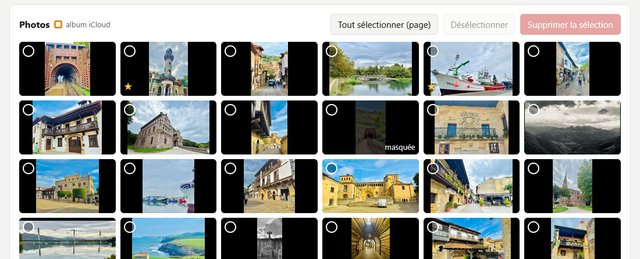
#> input picture docs/images/admin-galerie.jpg, 640 x 259 px, given in place of titre.png, which was not available
$ python make_video.py ../../docs/images/admin-galerie.jpg
#> lines starting #> are read from the running program, lines starting #| are printed output that depends on the picture; after the words box and inside, x2 and y2 are one past the last pixel; in counts of white or black regions, pixels touching at a corner belong together; pictures that were not available may be replaced by others from this repository, and a replacement may not be noted
"""Mode d'emploi vidéo du cadre : diapositives commentées (voix neuronale) en MP4, par langue.

Prérequis (PC Windows) : ffmpeg, Pillow, edge-tts (pip install edge-tts, Internet), et les visuels
de la langue (fr, en, es, de, pt, ro, ru, ar, zh) :
  python tools/video/shots.py http://<ip du cadre> build/video/shots-<langue> <langue>
    captures de l'admin (dont admin-complet.png, page entière, découpée par section :
    « fichier#n » ou « #n-m ») ;
  écrans du cadre : tools/video/screens.py <sortie> <langue> lancé sur le Pi
    -> build/video/ecrans-<langue>
Usage : python tools/video/make_video.py build/video [langue]
  -> build/video/cadre-photo-mode-d-emploi.mp4 (français) ou …-<langue>.mp4
Textes : SLIDES ci-dessous en français, tools/video/locales/<langue>.json pour les autres
(titre, points clés, narration de chaque diapositive, dans le même ordre).
"""
import json
import os
import subprocess
import sys

from PIL import Image, ImageDraw, ImageFilter, ImageFont

W, H = 1920, 1080
BG = (18, 18, 20)
TEXT = (235, 235, 235)
MUTED = (160, 160, 165)
ACCENT = (110, 170, 255)
FONTS = r"C:\Windows\Fonts"
# Voix neuronales Microsoft (edge-tts), une par langue.
VOICES = {"fr": "fr-FR-DeniseNeural", "en": "en-GB-SoniaNeural", "es": "es-ES-ElviraNeural",
          "de": "de-DE-KatjaNeural", "pt": "pt-PT-RaquelNeural", "ro": "ro-RO-AlinaNeural",
          "ru": "ru-RU-SvetlanaNeural", "ar": "ar-SA-ZariyahNeural", "zh": "zh-CN-XiaoxiaoNeural"}
RTL = {"ar"}  # titre et points clés alignés à droite, écrits de droite à gauche
# Polices (titre, texte) : Segoe UI n'a pas le chinois.
FACES = {"zh": ("msyhbd.ttc", "msyh.ttc")}
PAUSE = 0.9  # s de silence après chaque narration
LOCALES = os.path.join(os.path.dirname(os.path.abspath(__file__)), "locales")
# Les données personnelles des captures (lien de l'album, réseaux Wi-Fi) sont floutées par
# shots.py, quelle que soit la langue.

# (titre, visuels « dossier/fichier », points clés à l'écran, narration)
SLIDES = [
    ("Cadre photo", ["screens/titre.png"], ["Mode d'emploi"],
     "Bienvenue. Cette vidéo explique comment utiliser le cadre photo : l'allumer, le "
     "connecter au Wi-Fi, ajouter des photos et le piloter avec la télécommande de la télé."),
    ("Brancher et allumer", ["screens/demarrage.png"],
     ["Câble HDMI vers la télé", "Puis l'alimentation : démarrage automatique",
      "Photos au bout d'1 min 30 environ"],
     "Branchez le cadre sur la télé avec le câble HDMI, puis branchez son alimentation. Il n'a "
     "pas de bouton : il démarre tout seul. Au bout d'une demi-minute, cet écran apparaît. "
     "Comptez environ une minute et demie avant les premières photos."),
    ("Wi-Fi de la maison", ["screens/qr.png"],
     ["Connexion automatique", "QR code affiché 30 secondes", "Il mène à la page de gestion"],
     "Si le cadre connaît le Wi-Fi de la maison, il s'y connecte tout seul, puis affiche "
     "pendant trente secondes ce QR code. Il mène à la page de gestion des photos."),
    ("Premier Wi-Fi", ["screens/hotspot.png"],
     ["Aucun réseau connu : le cadre crée le sien", "Scanner le QR code avec le téléphone",
      "Mot de passe affiché à l'écran"],
     "S'il ne connaît aucun réseau, par exemple chez quelqu'un d'autre, le cadre crée son "
     "propre Wi-Fi, appelé Cadre Photo Setup. Scannez ce QR code avec votre téléphone pour "
     "vous y connecter. Le mot de passe change à chaque démarrage et reste affiché à l'écran."),
    ("Choisir le Wi-Fi", ["shots/portail-wifi.png"],
     ["La page s'ouvre toute seule", "Choisir le réseau, taper son mot de passe",
      "« Se connecter »"],
     "La page de configuration s'ouvre alors toute seule sur le téléphone. Choisissez le "
     "Wi-Fi de la maison, tapez son mot de passe et touchez Se connecter. Le cadre rejoint la "
     "maison, et le QR code de la page de gestion s'affiche à la télé."),
    ("La page de gestion", ["shots/admin-complet.png#0"],
     ["QR code de la télé, ou http://cadre.local", "Transition, durée, ordre aléatoire",
      "Réglages par thème : diaporama, photos, écran", "9 langues : page et cadre"],
     "Pour gérer le cadre, scannez le QR code affiché à la télé, ou tapez cadre point local "
     "dans le navigateur d'un téléphone ou d'un ordinateur connecté au même Wi-Fi. En haut de "
     "la page se trouvent les réglages : la transition entre les photos, la durée "
     "d'affichage, l'ordre aléatoire, la date et le lieu sur les photos, et la mise en veille la "
     "nuit. Ils sont rangés par thème : le diaporama, ce qui s'affiche sur les photos, et "
     "l'écran. La langue de la page se choisit en haut à droite, et celle du cadre dans les "
     "réglages de l'écran."),
    ("Ajouter des photos", ["shots/admin-photos.png"],
     ["Glisser les photos, ou toucher pour les choisir", "Visibles en quelques secondes",
      "Sélectionner puis « Supprimer la sélection »"],
     "Pour ajouter des photos, glissez-les dans la zone en pointillés, ou touchez-la pour les "
     "choisir sur votre téléphone. Elles arrivent dans la galerie et dans le diaporama "
     "quelques secondes plus tard. Pour en retirer, sélectionnez-les, puis touchez Supprimer "
     "la sélection."),
    ("Album iCloud partagé", ["shots/admin-haut.png"],
     ["iPhone : album partagé, « Site web public »", "Coller le lien dans la page de gestion",
      "Vérifié toutes les 30 minutes", "Photos de l'album entourées d'orange"],
     "Vous pouvez aussi relier un album partagé iCloud. Sur l'iPhone, ouvrez l'album, touchez "
     "l'icône des personnes et activez Site web public. Copiez ensuite le lien et collez-le "
     "dans la page de gestion. Le cadre vérifie l'album toutes les trente minutes, et ses "
     "photos sont entourées d'orange dans la galerie."),
    ("Les vidéos de l'album", ["shots/admin-photos.png"],
     ["Vidéos de l'album iCloud (2 min au plus)", "Préparées à leur arrivée : quelques minutes",
      "Réglages « Vidéos » et « Son des vidéos »", "Flèches : arrêt ; haut ou bas : pause"],
     "Les vidéos de l'album iCloud passent aussi dans le diaporama, avec le son. Le cadre les "
     "prépare à leur arrivée, ce qui prend quelques minutes ; en attendant, leur image "
     "s'affiche comme une photo. Dans la galerie, un triangle les signale. Les réglages Vidéos "
     "et Son des vidéos permettent de les couper. Pendant une vidéo, les flèches de la "
     "télécommande l'arrêtent, et haut ou bas la met en pause."),
    ("Pendant le diaporama", ["screens/photo.png"],
     ["Lieu et date de prise de vue en bas à droite", "« Afficher la date », « Afficher le lieu »",
      "Lieu : photos d'iPhone et album iCloud (WhatsApp l'efface)"],
     "Pendant le diaporama, le lieu et la date de prise de vue s'affichent en bas à droite de "
     "chaque photo. Chacun se règle dans la page de gestion. Le lieu est connu pour les photos "
     "prises avec un téléphone et pour celles de l'album iCloud, mais pas pour les photos "
     "reçues par WhatsApp, qui efface cette information."),
    ("Souvenirs et nouveautés", ["screens/ecran.png"],
     ["« Il y a 2 ans » : photos prises ce jour-là", "Étincelle : photo arrivée depuis 24 h",
      "Heure et météo en bas à gauche"],
     "Le cadre fait revivre vos souvenirs : les photos prises le même jour, les années "
     "passées, reviennent souvent, avec la mention Il y a deux ans. Une étincelle bleue signale "
     "les photos arrivées depuis moins d'un jour. Et si vous le souhaitez, l'heure et la météo "
     "s'affichent en bas à gauche, avec une petite icône."),
    ("Favoris et photos masquées", ["shots/admin-complet.png#4:430"],
     ["Étoile : favori, revient plus souvent", "Œil : masquée du diaporama, mais gardée",
      "Choisir : album, envois, favoris, période"],
     "Dans la galerie, l'étoile marque une photo favorite : elle revient plus souvent. L'œil "
     "masque une photo du diaporama sans la supprimer. Dans les réglages, vous pouvez aussi "
     "choisir ce qui défile : l'album iCloud, les photos envoyées, les favoris, ou une période."),
    ("Un message sur le cadre", ["shots/admin-complet.png#1", "screens/bandeau.png"],
     ["Section « Message sur le cadre »", "Bandeau sur les photos, ou écran entre elles",
      "Jusqu'à une date, ou « Retirer »"],
     "Pour une occasion, vous pouvez afficher un message sur le cadre. Dans la section Message "
     "sur le cadre, tapez votre texte, choisissez un bandeau en haut des photos ou un écran "
     "entre les photos, et éventuellement une date de fin. Touchez Afficher. Le message "
     "disparaît tout seul après cette date, ou quand vous touchez Retirer."),
    ("La télécommande de la télé", ["screens/pause.png"],
     ["→  photo suivante", "←  photo précédente", "↑ ou ↓  pause / reprise",
      "OK  QR code de la page de gestion"],
     "Si la télé le permet, sa télécommande pilote le cadre. Flèche droite : photo suivante. "
     "Flèche gauche : photo précédente. Flèche du haut ou du bas : pause, et de nouveau pour "
     "reprendre. Touche OK : le QR code de la page de gestion."),
    ("Éteindre et redémarrer", ["shots/admin-complet.png#8-9",
                                 "screens/extinction.png"],
     ["Boutons en bas de la page de gestion", "Débrancher quand la diode verte est éteinte",
      "Mot de passe de la page, si besoin"],
     "En bas de la page de gestion se trouvent les boutons Redémarrer et Éteindre. Avant de "
     "débrancher le cadre, éteignez-le ainsi et attendez que sa diode verte s'éteigne. C'est "
     "aussi là que vous pouvez protéger la page par un mot de passe."),
    ("Mettre à jour le cadre", ["shots/admin-complet.png#6"],
     ["« Rechercher une mise à jour », puis « Installer »", "Ou un fichier « .cadre » reçu",
      "Vérifié avant, contrôlé après", "Problème : ancienne version remise"],
     "Pour mettre le cadre à jour, ouvrez la page de gestion, section Mise à jour, et touchez "
     "Rechercher une mise à jour. Si une nouvelle version existe, touchez Installer cette "
     "version. Vous pouvez aussi installer un fichier point cadre reçu par message. Le cadre "
     "vérifie qu'elle vient bien de la personne qui s'en occupe, l'installe, puis contrôle "
     "que tout fonctionne ; au moindre problème, il remet l'ancienne version tout seul. "
     "Comptez trois minutes, la page vous tient au courant."),
    ("Envoyer un rapport", ["shots/admin-complet.png#7"],
     ["Section « Diagnostic »", "Cocher, choisir la période", "« Télécharger le rapport »",
      "L'envoyer par message"],
     "En cas de problème, la section Diagnostic prépare un rapport pour la personne qui "
     "s'occupe du cadre. Laissez les cases cochées, choisissez la période, puis touchez "
     "Télécharger le rapport, et envoyez-lui le fichier par message. Les mots de passe n'y "
     "figurent pas."),
    ("En cas de souci", ["screens/demarrage.png"],
     ["Ne répond plus : débrancher, rebrancher", "Wi-Fi perdu : il recrée son réseau",
      "Écran noir : vérifier l'entrée HDMI de la télé"],
     "En cas de souci : si le cadre ne répond plus, débranchez-le puis rebranchez-le ; il "
     "redémarre aussi tout seul s'il se bloque. S'il perd le Wi-Fi plus de deux minutes, il "
     "recrée son réseau de configuration. Et si l'écran reste noir, vérifiez que la télé est "
     "sur la bonne entrée HDMI."),
    ("Bon diaporama !", ["screens/titre.png"], [],
     "Voilà, vous savez tout. Bon diaporama !"),
]


def font(name, size):
    return ImageFont.truetype(os.path.join(FONTS, name), size)


def slides(lang):
    """Diapositives dans la langue : visuels de SLIDES, textes de locales/<langue>.json."""
    if lang == "fr":
        return SLIDES
    with open(os.path.join(LOCALES, lang + ".json"), encoding="utf-8") as f:
        texts = json.load(f)
    if len(texts) != len(SLIDES):
        raise SystemExit(f"{lang}.json : {len(texts)} diapositives, {len(SLIDES)} attendues")
    return [(title, visuals, bullets, narration)
            for (_, visuals, _, _), (title, bullets, narration) in zip(SLIDES, texts)]


CLOSING = "，。、：；！？）」』”’》%"  # jamais en début de ligne (chinois)
OPENING = "（「『“‘《"                # jamais en fin de ligne


def wrap(d, text, f, width, direction=None):
    """Lignes de text tenant dans width pixels : par mots, ou par caractères (chinois), sans
    ponctuation fermante en début de ligne ni ouvrante en fin de ligne."""
    by_char = any(ord(c) >= 0x2E80 for c in text)
    units = list(text) if by_char else text.split(" ")
    sep = "" if by_char else " "
    lines, line = [], ""
    for u in units:
        trial = (line + sep + u) if line else u
        if d.textlength(trial, font=f, direction=direction) > width and line and u not in CLOSING:
            carry = ""
            while line and line[-1] in OPENING:
                carry, line = line[-1] + carry, line[:-1]
            lines.append(line)
            line = (carry + u).lstrip()
        else:
            line = trial
    return lines + [line]


def fit(img, box_w, box_h):
    img = img.convert("RGB")
    scale = min(box_w / img.width, box_h / img.height)
    return img.resize((max(1, int(img.width * scale)), max(1, int(img.height * scale))),
                      Image.LANCZOS)


def framed(img):
    """Visuel posé sur une carte arrondie avec une ombre douce."""
    pad = 10
    card = Image.new("RGBA", (img.width + 2 * pad, img.height + 2 * pad), (0, 0, 0, 0))
    mask = Image.new("L", card.size, 0)
    ImageDraw.Draw(mask).rounded_rectangle((0, 0, *card.size), radius=18, fill=255)
    card.paste((52, 52, 58), mask=mask)
    card.paste(img, (pad, pad))
    shadow = Image.new("RGBA", (card.width + 60, card.height + 60), (0, 0, 0, 0))
    smask = Image.new("L", shadow.size, 0)
    ImageDraw.Draw(smask).rounded_rectangle((30, 40, card.width + 30, card.height + 40),
                                            radius=18, fill=150)
    shadow.paste((0, 0, 0), mask=smask.filter(ImageFilter.GaussianBlur(18)))
    shadow.alpha_composite(card, (30, 30))
    return shadow


# [11 lines left out: function cards, not called in this run]


def load_visual(base, name, lang):
    """« dossier/fichier.png », « …png#n » (n-ième section de l'admin, à partir de 0) ou
    « …png#n-m » (sections n à m) : pas de coordonnées à refaire quand la page change.
    Dossiers de la langue : shots -> shots-<langue>, screens -> ecrans-<langue>."""
    name, _, sections = name.partition("#")
    folder, _, file = name.partition("/")
    folder = {"shots": "shots-", "screens": "ecrans-"}[folder] + lang
    img = Image.open(os.path.join(base, folder, file)).convert("RGB")
    if sections:
        sections, _, maxh = sections.partition(":")  # « #4:420 » : 420 px au plus
        first, _, last = sections.partition("-")
        spans = cards(img)
        top, bottom = spans[int(first)][0], spans[int(last or first)][1]
        if maxh:
            bottom = min(bottom, top + int(maxh))
        img = img.crop((90, top - 8, 1190, bottom + 8))
    return img


def render_slide(base, lang, title, visuals, bullets, path):
    title_face, text_face = FACES.get(lang, ("seguisb.ttf", "segoeui.ttf"))
    rtl = lang in RTL
    direction = "rtl" if rtl else None
    img = Image.new("RGBA", (W, H), BG + (255,))
    d = ImageDraw.Draw(img)
    if rtl:
        d.text((W - 90, 70), title, font=font(title_face, 64), fill=TEXT, anchor="ra",
               direction=direction)
        d.rectangle((W - 210, 178, W - 90, 184), fill=ACCENT)
    else:
        d.text((90, 70), title, font=font(title_face, 64), fill=TEXT)
        d.rectangle((90, 178, 210, 184), fill=ACCENT)
    area_w = 1180 if bullets else W - 180
    area_h = H - 290
    pics = [load_visual(base, v, lang) for v in visuals]
    if len(pics) == 1:
        cards = [framed(fit(pics[0], area_w, area_h))]
    else:  # deux visuels empilés
        cards = [framed(fit(p, area_w, area_h // 2 - 20)) for p in pics]
    total = sum(c.height for c in cards) - 30 * (len(cards) - 1)
    y = 200 + (area_h - total) // 2 - 30
    for c in cards:
        x = 60 + (area_w - c.width) // 2 + 30
        img.alpha_composite(c, (max(0, x), max(170, y)))
        y += c.height - 30
    if bullets:
        f = font(text_face, 40)
        y = 300
        for b in bullets:
            # Puce à gauche, ou à droite pour l'arabe (texte aligné sur elle).
            dot = 1821 if rtl else 1335
            d.ellipse((dot, y + 20, dot + 14, y + 34), fill=ACCENT)
            # Guillemets collés à leur mot (espace insécable : pas de coupure de ligne).
            b = b.replace("« ", "« ").replace(" »", " »")
            for ln in wrap(d, b, f, 470, direction):
                if rtl:
                    d.text((1800, y), ln, font=f, fill=TEXT, anchor="ra", direction=direction)
                else:
                    d.text((1370, y), ln, font=f, fill=TEXT)
                y += 54
            y += 34
    img.convert("RGB").save(path)


def speak(text, path, lang):
    """Voix neuronale de Microsoft (celle de la lecture à voix haute d'Edge) : MP3, refait
    seulement si le texte ou la voix ont changé (texte gardé à côté, en .txt)."""
    said = os.path.splitext(path)[0] + ".txt"
    key = VOICES[lang] + "\n" + text
    try:
        with open(said, encoding="utf-8") as f:
            if f.read() == key and os.path.exists(path):
                return
    except OSError:
        pass
    subprocess.run([sys.executable, "-m", "edge_tts", "--voice", VOICES[lang], "--text", text,
                    "--write-media", path], check=True)
    with open(said, "w", encoding="utf-8") as f:
        f.write(key)


def duration(path):
    out = subprocess.run(["ffprobe", "-v", "error", "-show_entries", "format=duration",
                          "-of", "csv=p=0", path], capture_output=True, text=True, check=True)
    return float(out.stdout)


def main(base, lang="fr"):
    sys.stdout.reconfigure(encoding="utf-8")  # titres roumains, chinois : console Windows
    work = os.path.join(base, "slides-" + lang)
    os.makedirs(work, exist_ok=True)
    segments = []
    for i, (title, visuals, bullets, narration) in enumerate(slides(lang), 1):
        png, voice, mp4 = (os.path.abspath(os.path.join(work, f"{i:02d}.{e}"))
                         for e in ("png", "mp3", "mp4"))
        render_slide(base, lang, title, visuals, bullets, png)
#> in load_visual, img is the input picture: PIL image 640x259 RGB; mean R, G, B 136.6, 140.3, 136.8
#> in render_slide, `pics = [load_visual(base, v, lang) for v in visuals]`: pics = 1 item
#> in fit, `return img.resize((max(1, int(img.width * scale)), max(1, int(img.heig..`:
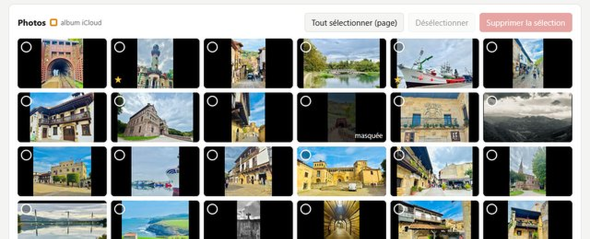
#> returned value: PIL image 1180x477 RGB (shown at 1/2 size); mean R, G, B 136.5, 140.3, 136.8
#> in framed, `pad = 10`: pad = 10
#> in framed, `ImageDraw.Draw(mask).rounded_rectangle((0, 0, *card.size), radius=18, ..`:
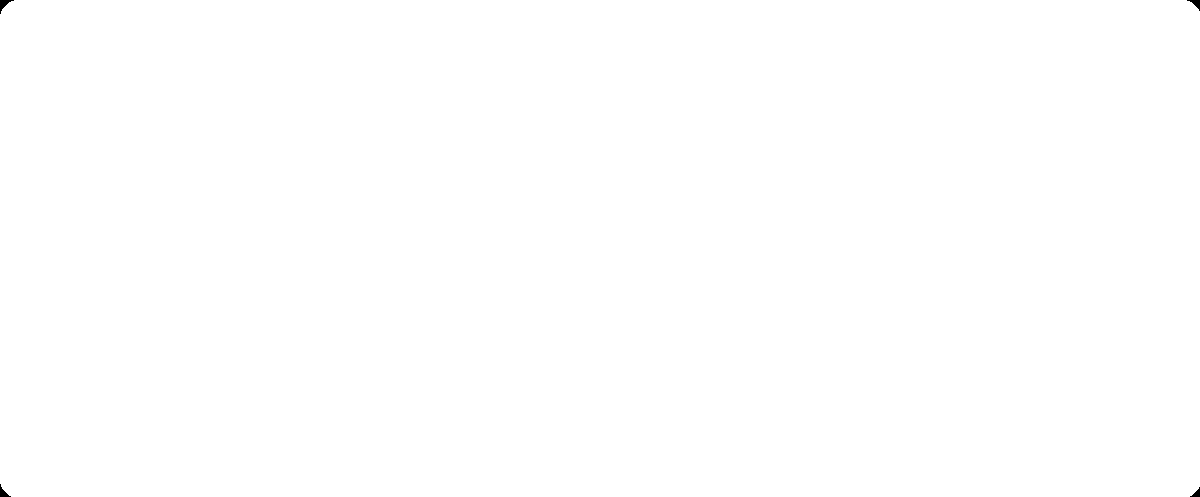
#> mask: PIL image 1200x497 L; 100% white; 4 black regions, box (x1, y1, x2, y2) and area: (0, 0, 14, 14) 74, (1187, 0, 1200, 11) 60, (0, 484, 11, 497) 60, (1190, 487, 1200, 497) 47
#> in framed, `card.paste((52, 52, 58), mask=mask)`:
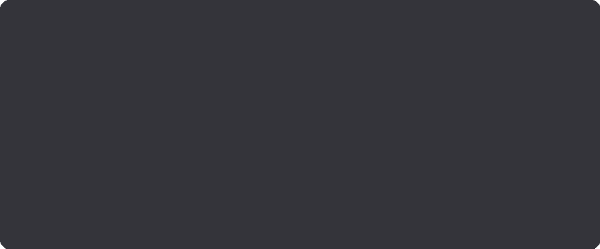
#> card: PIL image 1200x497 RGBA (shown at 1/2 size); mean R, G, B, A 52, 52, 58, 254.9; transparent parts drawn white
#> in framed, `card.paste(img, (pad, pad))`:
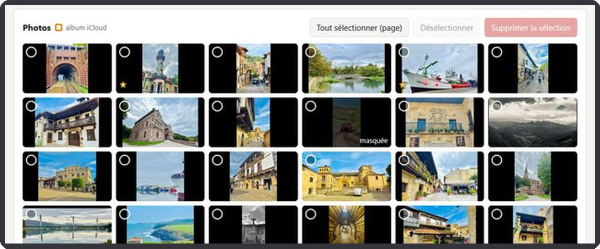
#> card: PIL image 1200x497 RGBA (shown at 1/2 size); mean R, G, B, A 131.8, 135.3, 132.3, 254.9; transparent parts drawn white
#> in framed, `ImageDraw.Draw(smask).rounded_rectangle((30, 40, card.width + 30, card..`:
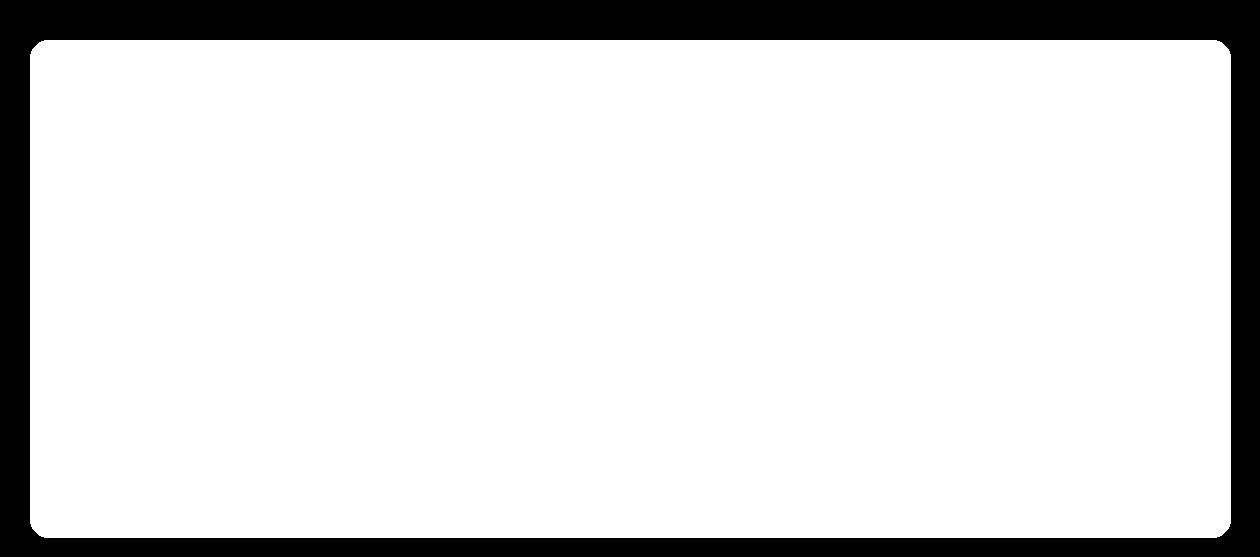
#> smask: PIL image 1260x557 L; values 0 (black) and 150 (white), 85.2% white; 1 black region, box (x1, y1, x2, y2) and area: (0, 0, 1260, 557) 104018
#> in framed, `shadow.paste((0, 0, 0), mask=smask.filter(ImageFilter.GaussianBlur(18)))`:
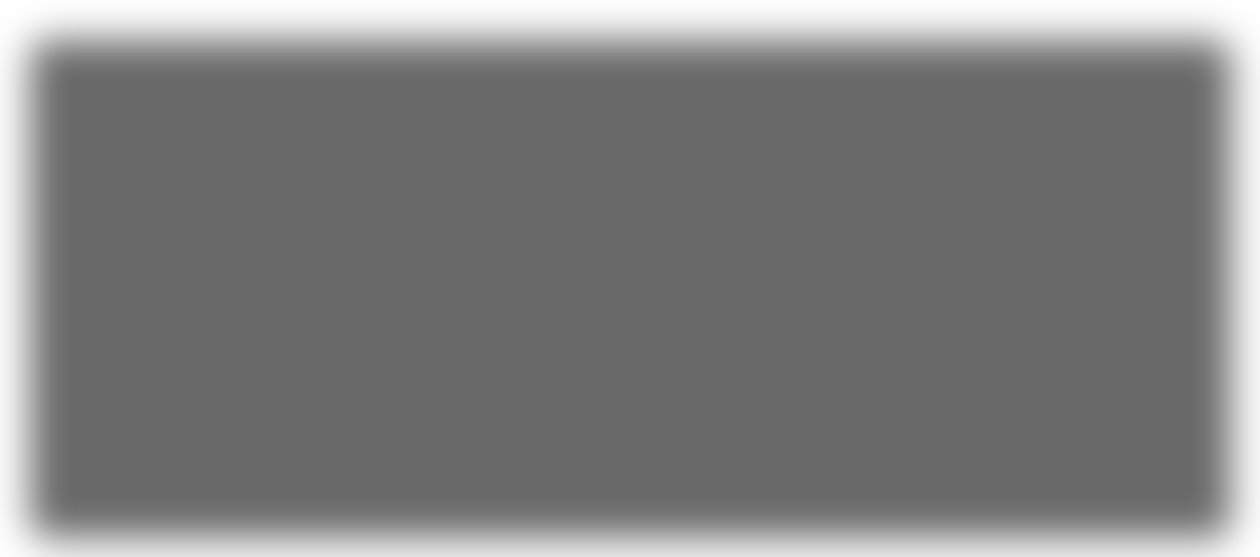
#> shadow: PIL image 1260x557 RGBA; mean R, G, B, A 0, 0, 0, 127.4; transparent parts drawn white
#> in render_slide, `total = sum(c.height for c in cards) - 30 * (len(cards) - 1)`: total = 557
#> (the rest of the program and of its run is left out)
